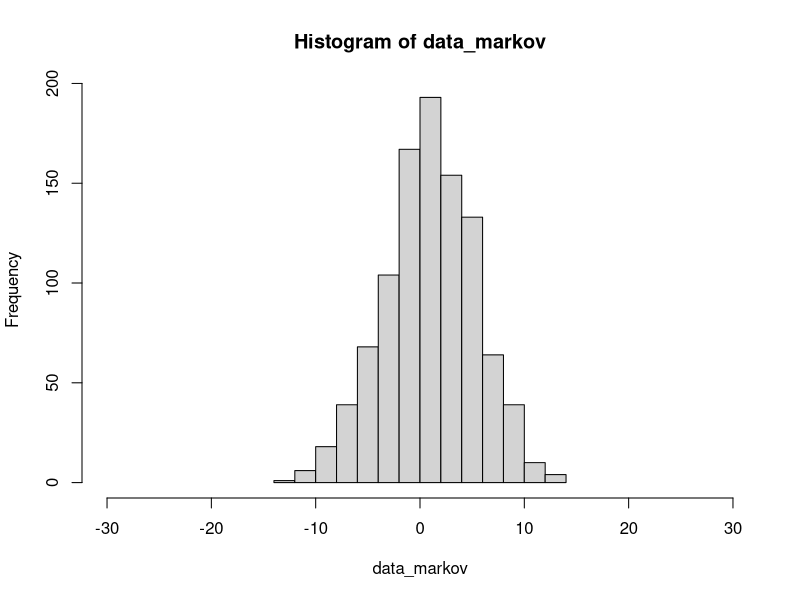
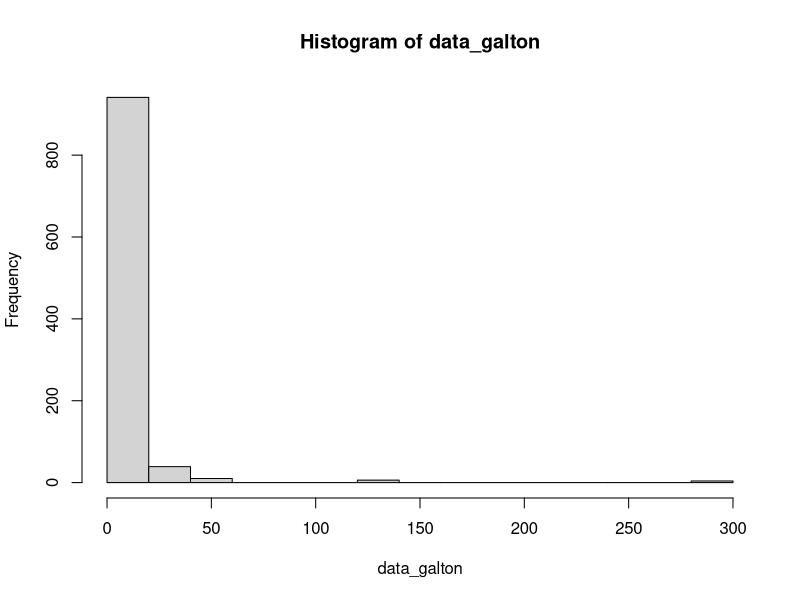
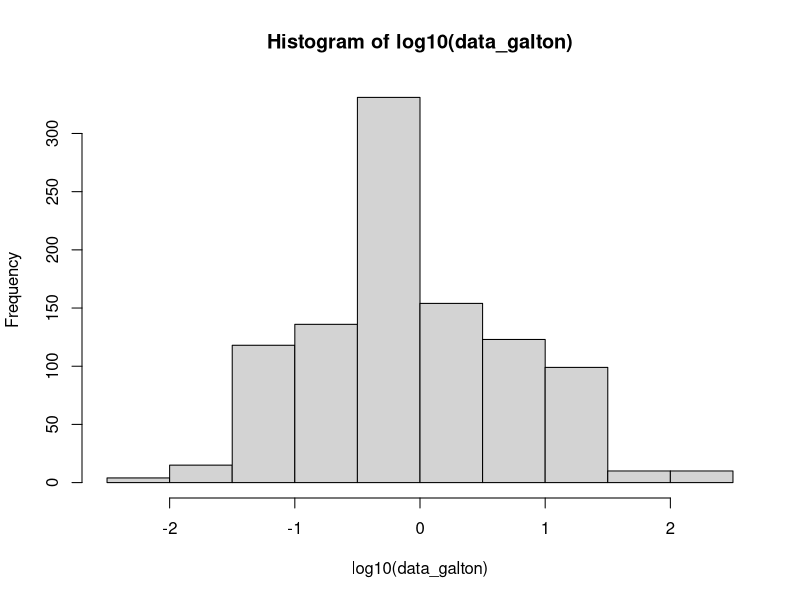
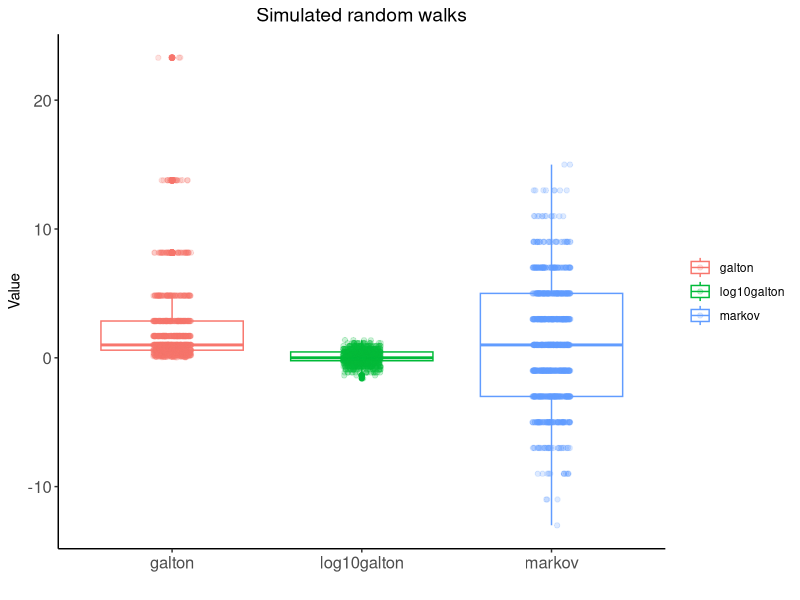
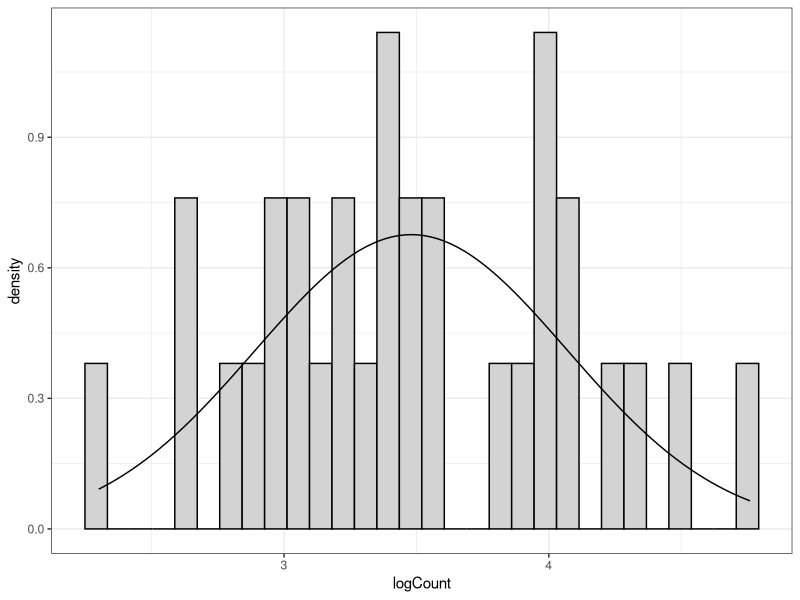
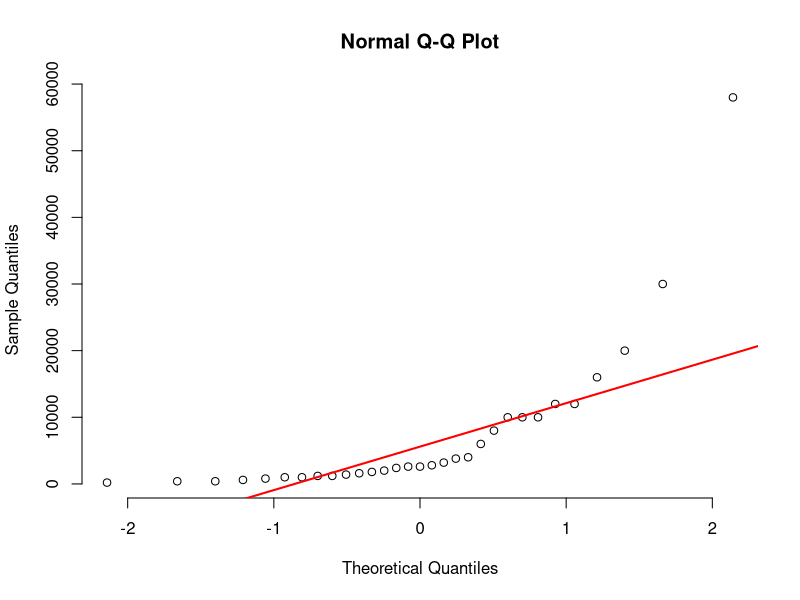
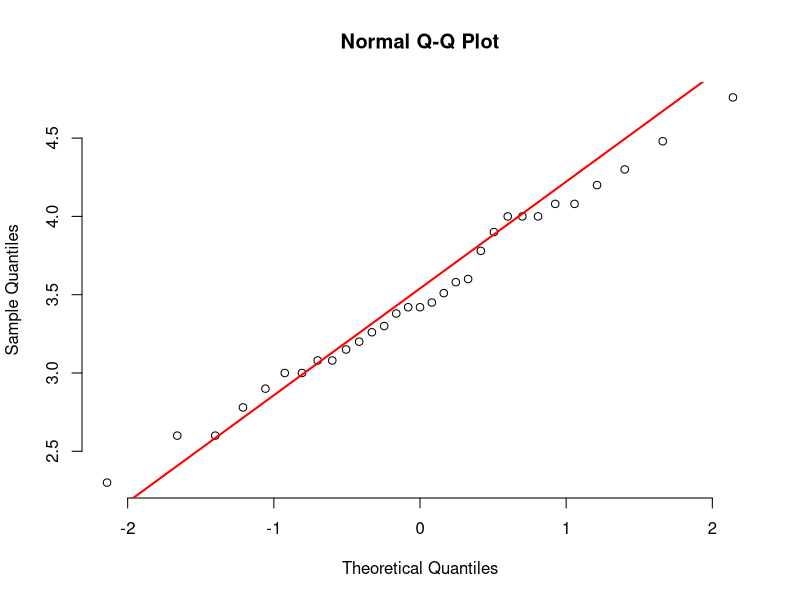
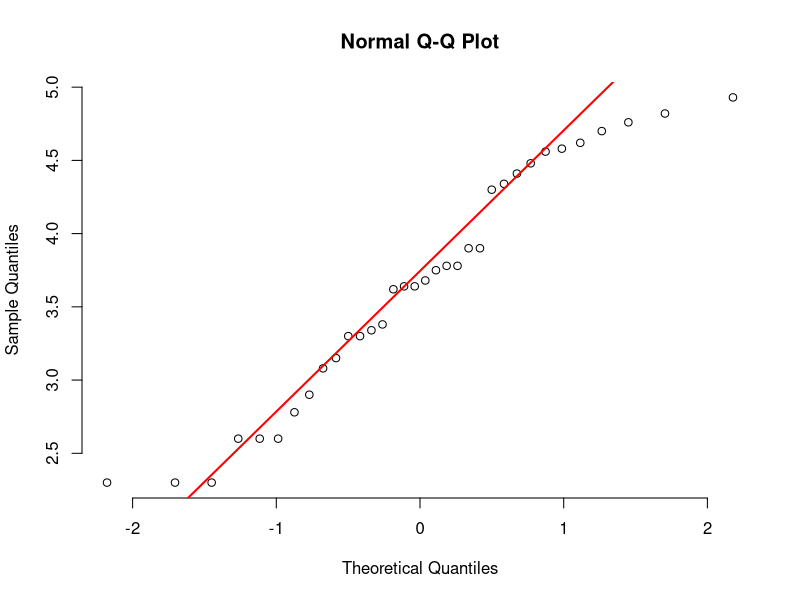

Reproduce these figures in R, in order.
# Week 6, Vega lab meeting 2022
# Today we will continue learning about normality and log-normality
# in the context of random variables and random sampling
# using code and other material from
#   https://moderndive.com/3-wrangling.html
#   https://r4ds.had.co.nz/iteration.html
#   https://intro2r.com/loops.html
#   https://intro2r.com/prog_r.html
#   https://ggplot2-book.org/facet.html
#   https://www.dataanalytics.org.uk/axis-labels-in-r-plots-using-expression/
#
#  Background material for this section is from
#   https://www.khanacademy.org/math/statistics-probability/summarizing-quantitative-data
#   https://www.khanacademy.org/math/statistics-probability/random-variables-stats-library
#   https://www.khanacademy.org/math/statistics-probability/designing-studies
#
# We will:
# - learn more about iteration and generating functions in R
# - learn about statistical distributions in R
# - review the concept of random sampling
# - review summary statistics of data
# - continue learning about the concept of (log)normality as applied to biological data
# - observe the central limit theorem in action

#~~~~~~~~~~~~~~~~~~~~~~~~~~~~~~~~~~~~~~~~~~~~~~~~~~~~~~~~~~~~~~~~~~~~~~
# First, as usual, we will load the libraries we need
packages<-c("tidyverse", "cowplot", "e1071", "ggpubr")
install.packages(setdiff(packages, rownames(installed.packages())))

library(tidyverse)
library(cowplot)
library(e1071)
library(ggpubr)

# Today we will also be using some worm data
# Salmonella enterica LT2-GFP single worms (fed on plates), same as in bleach protocol
# and corresponding data for S. aureus-GFP

PathogenCount<-read.csv("PathogenCount.csv")

#~~~~~~~~~~~~~~~~~~~~~~~~~~~~~~~~~~~~~~~~~~~~~~~~~~~~~~~~~~~~~~~~~~~~~~~~
#~~~~~~~~~~~~~~~~~~~~~~~~~~~~~~~~~~~~~~~~~~~~~~~~~~~~~~~~~~~~~~~~~~~~~~~~
#              PROPERTIES OF LOG-NORMALITY
#
# The paper for this week described log-normality as a "multiplicative process"
# Let's confirm for ourselves that this is the case.
#
# First, we will simulate data for an additive process.
# As in the paper, we will use a simple Markov random walk
# What happens in a Markov process? What do we expect to see at the end?

# First we define the parameters of our process
# nsteps is the number of random steps we will take
nsteps<-20

# We will take a number of "walks" equal to reps
# and each step can be one unit forward or backwards, no other choices.
reps<-1000
step_choice<-c(-1,1)

# Declare an object to keep our data
data_markov<-numeric(reps)

# Now carry out the walk. What will this code do?
for (i in seq_len(reps)){
  myplace<-1 # This will be the center of our distribution
  for (j in seq_len(nsteps)){
    myplace<-myplace+sample(step_choice, size=1)
  }
  data_markov[[i]]<-myplace
}

# Plot out. Is this what we expected?
hist(data_markov, xlim=c(-30, 30))

# Are the summary statistics what we expected?
mean(data_markov)
median(data_markov)
var(data_markov)
skewness(data_markov)
IQR(data_markov)

# What will happen when we decrease or increase the number of steps?
# Try each nsteps below; go back to line 65 and re-run the loop.
nsteps<-10
nsteps<-50

#~~~~~~~~~~~~~~~~~~~~~~~~~~~~~~~~~~~~~~~~~~~~~~~~~~~~~~~
# Now we will do the same for a multiplicative process.
# First we define the parameters of our process
reps<-1000
nsteps<-20
cLN<-1.5 # the "c" from the paper's lognormal simulation
step_choice<-c(cLN, 1/cLN)

# and declare an object to keep our data
data_galton<-numeric(reps)

# now carry out the walk
for (i in seq_len(reps)){
  myplace<-1 # This will again be the center of our distribution
  for (j in seq_len(nsteps)){
    myplace<-myplace*sample(step_choice, size=1)
  }
  data_galton[[i]]<-myplace
}

# Plot out. Is this what we expected?
hist(data_galton)
hist(log10(data_galton))

# We can as usual compare summary statistics
mean(data_markov)
mean(data_galton)

median(data_markov)
median(data_galton)

var(data_markov)
var(data_galton)

skewness(data_markov)
skewness(data_galton)

IQR(data_markov)
IQR(data_galton)

# What do we see in the summary statistics?

#~~~~~~~~~~~~~~~~~~~~~~~~~~~~~~~~~~~~~~~~~~~~~~~~
# And just for fun, let's put some simulated data sets together and plot out to compare
reps<-1000
nsteps<-20
step_choice_markov<-c(-1, 1)
cLN<-1.3 # the "c" from the paper's lognormal simulation
step_choice_galton<-c(cLN, 1/cLN)

# Declare an object to keep our data
data_walks<-tibble(markov=numeric(reps),
                   galton=numeric(reps))


# Now carry out the walk. What will this code do?
for (i in seq_len(reps)){
  myplace_m<-1 # This will be the center of our distribution
  myplace_g<-1
  for (j in seq_len(nsteps)){
    myplace_m<-myplace_m+sample(step_choice_markov, size=1)
    myplace_g<-myplace_g*sample(step_choice_galton, size=1)
  }
  data_walks$markov[i]<-myplace_m
  data_walks$galton[i]<-myplace_g
}

data_walks%>%
  mutate(log10galton = log10(galton)) %>%
  pivot_longer(everything(), names_to="type", values_to="value")%>%
  ggplot(aes(x=factor(type), y=value, color=factor(type))) +
  geom_boxplot()+
  geom_jitter(width=0.1, alpha=0.2)+
  theme_classic()+
  theme(plot.title=element_text(hjust=0.5, size=14),
        legend.title=element_blank(),
        axis.text = element_text(size=12))+
  labs(title="Simulated random walks", y="Value", x="")

# And once again we can directly compare the summary statistics.
# Is this consistent with expectations?
summarize_walks<- data_walks %>%
  mutate(log10galton = log10(galton)) %>%
  pivot_longer(everything(), names_to="type", values_to="value")%>%
  group_by(type) %>%
  summarize(mean=mean(value, na.rm=TRUE),
            median=median(value, na.rm=TRUE),
            sd=sd(value, na.rm=TRUE),
            skew=skewness(value, na.rm=TRUE),
            q25=quantile(value, probs=0.25, na.rm=TRUE),
            q75=quantile(value, probs=0.75, na.rm=TRUE),
            q05=quantile(value, probs=0.05, na.rm=TRUE),
            q95=quantile(value, probs=0.95, na.rm=TRUE)
  )
summarize_walks


#~~~~~~~~~~~~~~~~~~~~~~~~~~~~~~~~~~~~~~~~~~~~~~~~~~~~~~~~~~~~~~~~~~~~~~~~~
#~~~~~~~~~~~~~~~~~~~~~~~~~~~~~~~~~~~~~~~~~~~~~~~~~~~~~~~~~~~~~~~~~~~~~~~~~
#~~         Summary statistics of real data:
#~~            CFU/worm in C. elegans
#
# Let's return to the PathogenCounts data set
glimpse(PathogenCount)

# Review from week 5: (Non) normality of CFU/worm data
# Is the normal a good match for the log-transformed real CFU data?
# This would imply that the CFU data are lognormal, btw.
# First let's just compare the histogram of the real data to the normal.
# We'll need to pre-generate our Gaussian data 
set.seed(0)
# Let's generate a more complete set of Pathogen Count Stats for S. aureus day 1.
PathogenCountStats_SA1<-PathogenCount %>%
  filter(Species=="SA" & Date==1) %>%
  summarize(mean_count=mean(Count),
            sd_count=sd(Count),
            mean_logcount=mean(logCount),
            sd_logcount=sd(logCount),
            median_logcount=quantile(logCount, probs=0.5),
            IQR_logcount=IQR(logCount),
            skew=skewness(logCount))
PathogenCountStats_SA1
data<-tibble(x=rnorm(1000, mean=PathogenCountStats_SA1$mean_logcount, sd=PathogenCountStats_SA1$sd_logcount))

# Plot out the real data with the new random normal data over top
# Note that we are plotting a density histogram (scaled to 1)
PathogenCount %>%
  filter(Species=="SA" & Date==1) %>%
  ggplot(aes(x=logCount))+
  geom_histogram(aes(y = ..density..), fill="lightgrey", color = "black") +
  stat_function(fun = dnorm, args = list(mean=mean(data$x), sd=sd(data$x)))+
  theme_bw()

# We can also assess normality visually using a Q-Q plot
# First for the count data
PathogenCount  %>%
  filter(Species=="SA" & Date==1) %>%
  {list(qqnorm(.$Count, pch=1, frame=FALSE), qqline(.$Count, col="red", lwd=2))}

# And then for the log-transformed data
PathogenCount  %>%
  filter(Species=="SA" & Date==1) %>%
  {list(qqnorm(.$logCount, pch=1, frame=FALSE), qqline(.$logCount, col="red", lwd=2))}
PathogenCount  %>%
  filter(Species=="SA" & Date==2) %>%
  {list(qqnorm(.$logCount, pch=1, frame=FALSE), qqline(.$logCount, col="red", lwd=2))}
PathogenCount  %>%
  filter(Species=="SA" & Date==3) %>%
  {list(qqnorm(.$logCount, pch=1, frame=FALSE), qqline(.$logCount, col="red", lwd=2))}

# And finally for the pooled S. aureus data
PathogenCount  %>%
  filter(Species=="SA") %>%
  {list(qqnorm(.$logCount, pch=1, frame=FALSE), qqline(.$logCount, col="red", lwd=2))}

# Now let's look at the pooled S. enterica data
PathogenCount  %>%
  filter(Species=="SE") %>%
  {list(qqnorm(.$logCount, pch=1, frame=FALSE), qqline(.$logCount, col="red", lwd=2))}

#~~~~~~~~~~~~~~~~~~~~~~~~~~~~~~~~~~~~~~~~~~~~~~~~~~~~~~~~~~~~~~~~~~~~~~~~~~~~~~~~
# We can see that these data are at best log-normal, so what do the means look like?
# Fortunately, we have experimental data to show this
# They are in a file called batchdigests.txt

BatchDigests<-read.table("batchdigests.txt", header=TRUE)
BatchDigests$Batch<-as.factor(BatchDigests$Batch)

# These are real data from batch digests 2022-2-18, S. aureus and S. enterica
# with batch sizes of 1, 5 or 25 worms/batch and n=24 samples for each batch size
# SA looks fine, but I didn't get enough worms for SE, and needed to plate higher dilutions
# so let's plot out the S. aureus data

pBatchSA<-subset(BatchDigests, Species=="SA") %>%
  ggplot(aes(x=Batch, y=logCFU, color=Batch)) + 
  geom_jitter(shape=16, position=position_jitter(0.05)) +
  geom_violin(fill=NA) + theme_classic() + 
  theme(text=element_text(size=16), 
        axis.title.x = element_blank(), 
        axis.text.x = element_blank(),
        plot.title=element_text(hjust=0.5, size=16),
        legend.position=c(0.9,0.3)) + 
  labs(title=expression(paste(italic("S. aureus"), " Newman")), y=expression(log[10](CFU/worm)))
pBatchSA

#~~~~~~~~~~~~~~~~~~~~~~~~~~~~~~~~~~~~~~~~~~~~~~~~~~~~~~~~~~~~~~~~~~~~~~~~~~~~~~
# We can get the same effect by creating synthetic "batches" off of the CFU/worm data
# using function wormboot() from script wormboot.R

wormboot<-function(reps, mydata){
  # Expects a number of reps for the bootstrap (reps)
  # and a vector of worm CFU data for individuals (mydata)
  # Returns a data frame of simulated batch digests
  # with batch sizes 1, 5, 10, 20, 50 worms/batch
  # values reported as inferred CFU/worm and log10(CFU/worm)
  capp<-length(mydata)
  batch5<-rep(0,reps)
  batch10<-rep(0,reps)
  batch20<-rep(0,reps)
  batch50<-rep(0, reps)
  for(i in 1:reps){
    idx5<-sample(1:capp,5,replace=TRUE)
    idx10<-sample(1:capp,10,replace=TRUE)
    idx20<-sample(1:capp,20,replace=TRUE)
    idx50<-sample(1:capp,50,replace=TRUE)
    batch5[i]<-mean(mydata[idx5])
    batch10[i]<-mean(mydata[idx10])
    batch20[i]<-mean(mydata[idx20])
    batch50[i]<-mean(mydata[idx50])
  }
  batch5log<-log10(batch5+1)
  batch10log<-log10(batch10+1)
  batch20log<-log10(batch20+1) 
  batch50log<-log10(batch50+1) 
  batch<-c(rep(1,times=capp), rep(5, times=reps), rep(10, times=reps), rep(20, times=reps), rep(50, times=reps))
  logCFU<-log10(mydata)
  logCount<-c(logCFU, batch5log, batch10log, batch20log, batch50log)
  Count<-c(mydata, batch5, batch10, batch20, batch50)
  dataSet<-data.frame(batch, Count, logCount)
  return(dataSet)
}
#~~~~~~~~~~~~~~~~~~~~~~~~~~~~~~~~~~~~~~~~~~~~~~~~~~~~~~~~~~~~~~~~~~~~~~~~~~~~~~

# Once the function is loaded, we can use it.
# Walk through the code below. What will this do?

names(PathogenCount)

SaBoot1<-PathogenCount %>%
  subset(Species=="SA" & Date==1, select=Count) %>%
  t() %>%
  wormboot(reps=25)
SaBoot1$Day<-as.factor("1")

SaBoot2<-PathogenCount %>%
  subset(Species=="SA" & Date==2, select=Count) %>%
  t() %>%
  wormboot(reps=25)
SaBoot2$Day<-as.factor("2")

jointSaBoot<-rbind(SaBoot1, SaBoot2)

# and plot
# ggpubr provides the function stat_compare_means()
# which uses Wilcoxon rank sum testing as a default

jointSaBoot %>%
  ggplot(aes(x=Day, y=logCount, color=Day)) + 
  geom_jitter(shape=16, position=position_jitter(0.05)) +
  geom_violin(fill=NA) + 
  ylim(-0.1,6)+ theme_classic() + 
  theme(
    text=element_text(size=14), 
    #axis.title.x = element_blank(),
    #axis.text.x = element_blank(),
    plot.title=element_text(hjust=0.5,size=14),
    legend.position="none")+
  stat_compare_means(label.y = 5.5, label.x=1) +
  stat_compare_means(method="t.test", label.y = 0.1, label.x=1) +
  labs(title="Simulated batch digests", x="Sampling Day", y=expression(log[10](CFU/Worm)))+
  facet_wrap(~batch, nrow=1)

# What do we observe in the statistical tests? Why?

